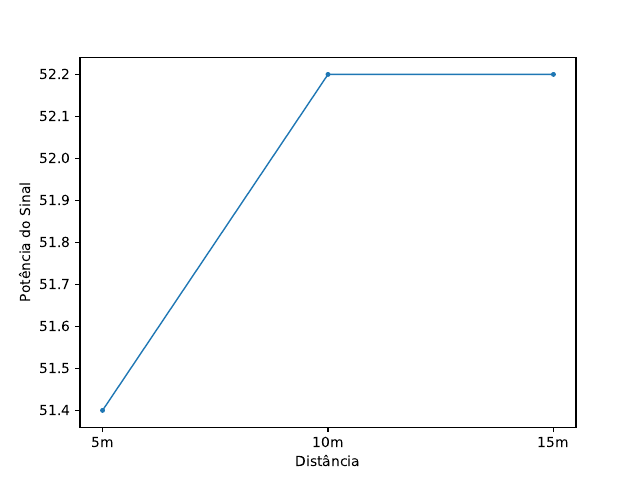

Python code for this plot:
import matplotlib.pyplot as plt
import numpy as np

#agora com pontos
#valores no eixo y
y_axis  = [51.4, 52.2, 52.2]


#no eixo x precisa variar de 0 a 3, pois tem 4 valores em y
x_axis = np.arange(len(y_axis))

#os parametros podem ser verificados no site do matplotlib
#pode incluir um parâmetro linestyle='dashed' pra ficar pontilhado
#o marker também pode ser outro ex: marker='x'
#pode usar quantas vezes for necessário se precisar incluir outros dados
plt.plot(x_axis, y_axis, marker='.',
         linewidth=1, markersize=5)

#se tiver legendas (labels no plot), precisa ter esse comando aqui
#plt.legend()

plt.xlabel('Distância')
#Se tiver acento ou caracteres especiais, precisa ter esse u antes da string
plt.ylabel(u'Potência do Sinal')
#substitui os labels por esses rótulos no eixo x
#se quiser usar os valores de 0 a n não precisa dessa linha
plt.xticks(x_axis, ['5m', '10m', '15m'])

#essa função apenas exibe o gráfico
#plt.show()
plt.savefig('potenciaXdistancia.pdf')
